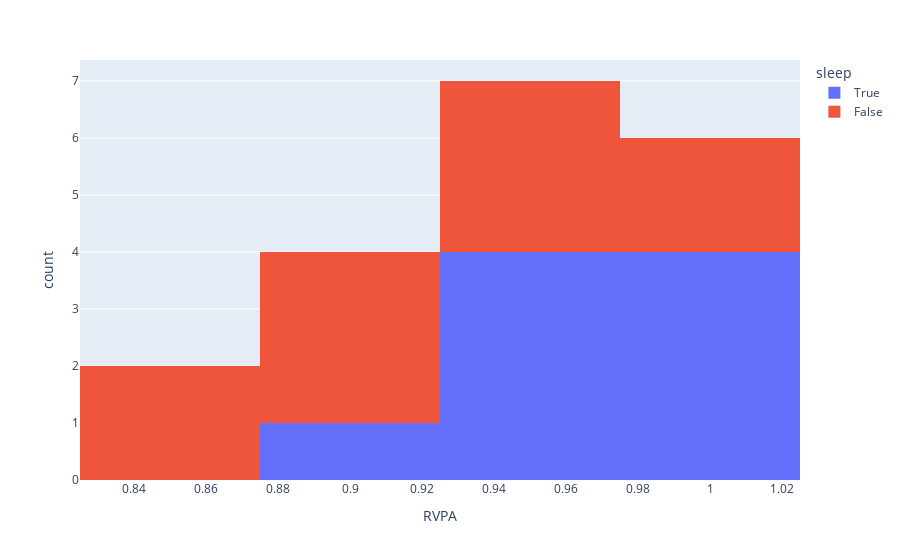

Notebook code for this chart:
### Code cell
px.histogram(
    rvp,
    x="RVPA", 
    color="sleep")

### Figure 1 — Plotly figure (JSON) as saved in the notebook; plotly's stock layout.template omitted (floating-point values rounded to 4 significant figures)
{"data": [{"alignmentgroup": "True", "bingroup": "x", "hovertemplate": "sleep=True<br>RVPA=%{x}<br>count=%{y}<extra></extra>", "legendgroup": "True", "marker": {"color": "#636efa", "pattern": {"shape": ""}}, "name": "True", "offsetgroup": "True", "orientation": "v", "showlegend": true, "type": "histogram", "x": [0.9954, 0.8831, 0.9484, null, 0.9851, 0.9949, 0.9328, 0.9611, 0.9815, 0.9306], "xaxis": "x", "yaxis": "y"}, {"alignmentgroup": "True", "bingroup": "x", "hovertemplate": "sleep=False<br>RVPA=%{x}<br>count=%{y}<extra></extra>", "legendgroup": "False", "marker": {"color": "#EF553B", "pattern": {"shape": ""}}, "name": "False", "offsetgroup": "False", "orientation": "v", "showlegend": true, "type": "histogram", "x": [0.9995, 0.8737, 0.9391, 0.8819, 0.8663, 0.9804, 0.8772, 0.9383, 0.9368, 0.9204], "xaxis": "x", "yaxis": "y"}], "layout": {"barmode": "relative", "legend": {"title": {"text": "sleep"}, "tracegroupgap": 0}, "margin": {"t": 60}, "xaxis": {"anchor": "y", "domain": [0, 1], "title": {"text": "RVPA"}}, "yaxis": {"anchor": "x", "domain": [0, 1], "title": {"text": "count"}}}}
